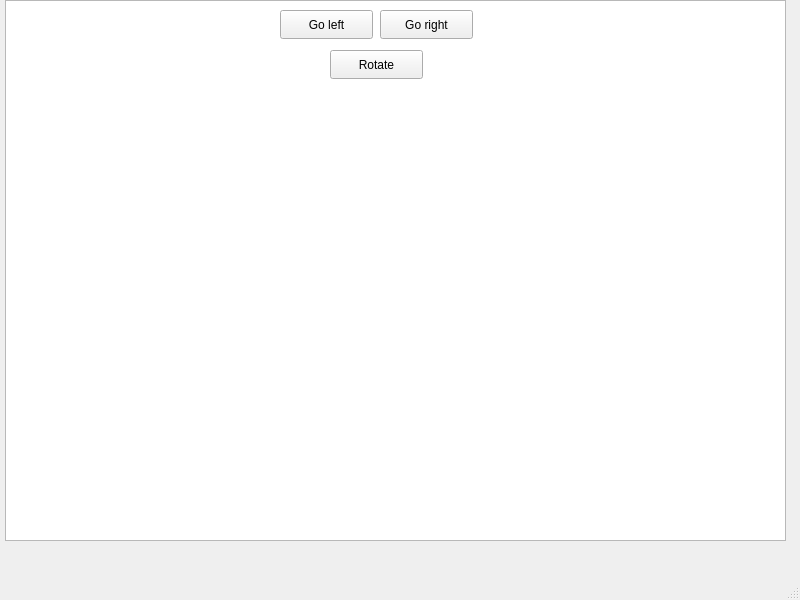
<?xml version="1.0" encoding="UTF-8"?>
<ui version="4.0">
 <class>MainWindow</class>
 <widget class="QMainWindow" name="MainWindow">
  <property name="geometry">
   <rect>
    <x>0</x>
    <y>0</y>
    <width>800</width>
    <height>600</height>
   </rect>
  </property>
  <property name="windowTitle">
   <string>MainWindow</string>
  </property>
  <widget class="QWidget" name="centralwidget">
   <widget class="QGraphicsView" name="graphicsView">
    <property name="geometry">
     <rect>
      <x>5</x>
      <y>0</y>
      <width>781</width>
      <height>541</height>
     </rect>
    </property>
   </widget>
   <widget class="QPushButton" name="pushButton">
    <property name="geometry">
     <rect>
      <x>280</x>
      <y>10</y>
      <width>93</width>
      <height>29</height>
     </rect>
    </property>
    <property name="text">
     <string>Go left</string>
    </property>
   </widget>
   <widget class="QPushButton" name="pushButton_2">
    <property name="geometry">
     <rect>
      <x>380</x>
      <y>10</y>
      <width>93</width>
      <height>29</height>
     </rect>
    </property>
    <property name="text">
     <string>Go right</string>
    </property>
   </widget>
   <widget class="QPushButton" name="pushButton_3">
    <property name="geometry">
     <rect>
      <x>330</x>
      <y>50</y>
      <width>93</width>
      <height>29</height>
     </rect>
    </property>
    <property name="text">
     <string>Rotate</string>
    </property>
   </widget>
  </widget>
  <widget class="QMenuBar" name="menubar">
   <property name="geometry">
    <rect>
     <x>0</x>
     <y>0</y>
     <width>800</width>
     <height>26</height>
    </rect>
   </property>
  </widget>
  <widget class="QStatusBar" name="statusbar"/>
 </widget>
 <resources/>
 <connections/>
</ui>
